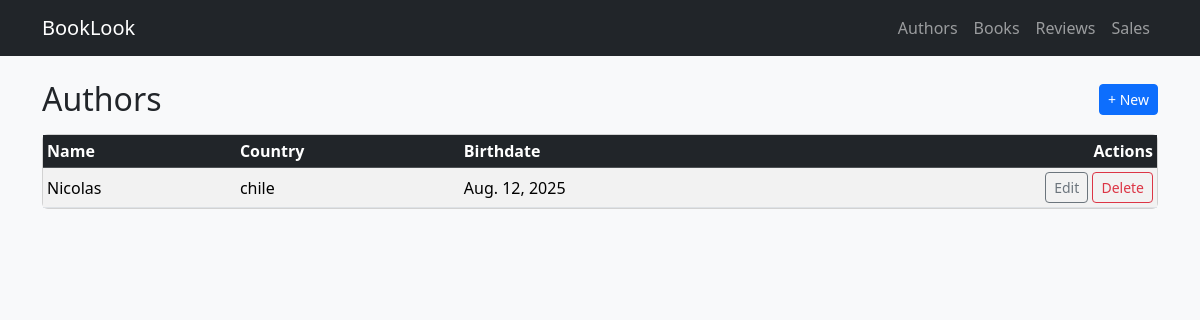
Before: /authors/ with the older database file.
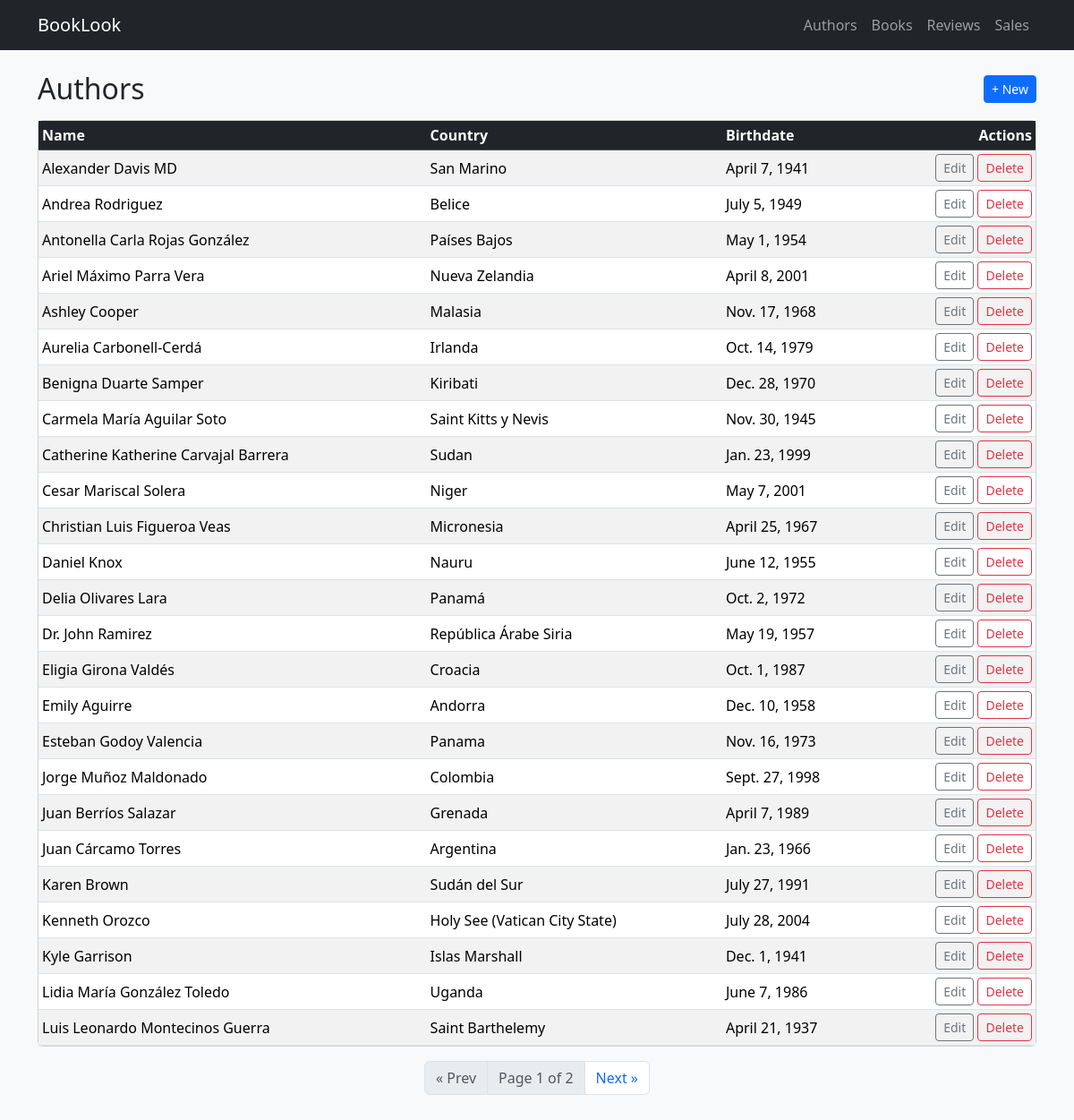
After: the same page with the newer database file.
### app/models.py (models this page shows, shortened)
class Author(models.Model):
    name = models.CharField(max_length=100)
    birthdate = models.DateField()
    country = models.CharField(max_length=100)
    description = models.TextField(blank=True, null=True)

### app/views/authors.py (the view)
# urls.py: path("authors/", v_authors.author_list, name="author_list"),
def author_list(request):
    authors = Author.objects.all().order_by("name")
    page_obj = Paginator(authors, 25).get_page(request.GET.get("page"))
    return render(request, "app/authors/list.html", {"page_obj": page_obj})

### app/templates/app/authors/list.html (shortened to what this page needs)
{% extends "app/base.html" %}
{% block content %}
<div class="d-flex justify-content-between align-items-center mb-3">
  <h2 class="m-0">Authors</h2>
  <a class="btn btn-primary btn-sm" href="{% url 'author_create' %}">+ New</a>
</div>
<div class="card">
  <div class="table-responsive">
    <table class="table table-striped table-hover table-sm align-middle mb-0">
      <thead class="table-dark">
        <tr>
          <th>Name</th>
          <th>Country</th>
          <th>Birthdate</th>
          <th class="text-end">Actions</th>
        </tr>
      </thead>
      <tbody>
        {% for a in page_obj %}
        <tr>
          <td>{{ a.name }}</td>
          <td>{{ a.country }}</td>
          <td>{{ a.birthdate }}</td>
          <td class="text-end">
            <a class="btn btn-outline-secondary btn-sm" href="{% url 'author_update' a.id %}">Edit</a>
            <a class="btn btn-outline-danger btn-sm" href="{% url 'author_delete' a.id %}">Delete</a>
          </td>
        </tr>
        {% empty %}
        <tr>
          <td colspan="4" class="text-center text-muted py-4">No data</td>
        </tr>
        {% endfor %}
      </tbody>
    </table>
  </div>
</div>
<div class="mt-3">
  {% include "app/_pagination_bootstrap.html" %}
</div>
{% endblock %}

### app/templates/app/base.html (shortened to what this page needs)
<!doctype html>
<html>
<head>
  {% load static %}
  <link href="https://cdn.jsdelivr.net/npm/bootstrap@5.3.3/dist/css/bootstrap.min.css" rel="stylesheet">
</head>
<body class="bg-light">
<nav class="navbar navbar-expand-lg navbar-dark bg-dark">
  <div class="container">
    <a class="navbar-brand" href="{% url 'home' %}">BookLook</a>
    <div class="navbar-nav">
      <a class="nav-link" href="{% url 'author_list' %}">Authors</a>
      <a class="nav-link" href="{% url 'book_list' %}">Books</a>
      <a class="nav-link" href="{% url 'review_list' %}">Reviews</a>
      <a class="nav-link" href="{% url 'sales_list' %}">Sales</a>
    </div>
  </div>
</nav>
<main class="container py-4">
  {% block content %}{% endblock %}
</main>
</body>
</html>

### app/templates/app/_pagination_bootstrap.html
{% if page_obj.has_other_pages %}
<nav aria-label="Pagination">
  <ul class="pagination justify-content-center">
    {% if page_obj.has_previous %}
      <li class="page-item">
        <a class="page-link" href="?page={{ page_obj.previous_page_number }}">« Prev</a>
      </li>
    {% else %}
      <li class="page-item disabled"><span class="page-link">« Prev</span></li>
    {% endif %}
    <li class="page-item disabled">
      <span class="page-link">Page {{ page_obj.number }} of {{ page_obj.paginator.num_pages }}</span>
    </li>
    {% if page_obj.has_next %}
      <li class="page-item">
        <a class="page-link" href="?page={{ page_obj.next_page_number }}">Next »</a>
      </li>
    {% else %}
      <li class="page-item disabled"><span class="page-link">Next »</span></li>
    {% endif %}
  </ul>
</nav>
{% endif %}

Changed rows visible on the page:
removed Author: name "Nicolas", country "chile", birthdate "Aug. 12, 2025"
added Author: name "Alexander Davis MD", country "San Marino", birthdate "April 7, 1941"
added Author: name "Andrea Rodriguez", country "Belice", birthdate "July 5, 1949"
added Author: name "Antonella Carla Rojas González", country "Países Bajos", birthdate "May 1, 1954"
added Author: name "Ariel Máximo Parra Vera", country "Nueva Zelandia", birthdate "April 8, 2001"
added Author: name "Ashley Cooper", country "Malasia", birthdate "Nov. 17, 1968"
added Author: name "Aurelia Carbonell-Cerdá", country "Irlanda", birthdate "Oct. 14, 1979"
added Author: name "Benigna Duarte Samper", country "Kiribati", birthdate "Dec. 28, 1970"
added Author: name "Carmela María Aguilar Soto", country "Saint Kitts y Nevis", birthdate "Nov. 30, 1945"
added Author: name "Catherine Katherine Carvajal Barrera", country "Sudan", birthdate "Jan. 23, 1999"
added Author: name "Cesar Mariscal Solera", country "Niger", birthdate "May 7, 2001"
added Author: name "Christian Luis Figueroa Veas", country "Micronesia", birthdate "April 25, 1967"
added Author: name "Daniel Knox", country "Nauru", birthdate "June 12, 1955"
added Author: name "Delia Olivares Lara", country "Panamá", birthdate "Oct. 2, 1972"
added Author: name "Dr. John Ramirez", country "República Árabe Siria", birthdate "May 19, 1957"
added Author: name "Eligia Girona Valdés", country "Croacia", birthdate "Oct. 1, 1987"
added Author: name "Emily Aguirre", country "Andorra", birthdate "Dec. 10, 1958"
added Author: name "Esteban Godoy Valencia", country "Panama", birthdate "Nov. 16, 1973"
added Author: name "Jorge Muñoz Maldonado", country "Colombia", birthdate "Sept. 27, 1998"
added Author: name "Juan Berríos Salazar", country "Grenada", birthdate "April 7, 1989"
added Author: name "Juan Cárcamo Torres", country "Argentina", birthdate "Jan. 23, 1966"
added Author: name "Karen Brown", country "Sudán del Sur", birthdate "July 27, 1991"
added Author: name "Kenneth Orozco", country "Holy See (Vatican City State)", birthdate "July 28, 2004"
added Author: name "Kyle Garrison", country "Islas Marshall", birthdate "Dec. 1, 1941"
added Author: name "Lidia María González Toledo", country "Uganda", birthdate "June 7, 1986"
added Author: name "Luis Leonardo Montecinos Guerra", country "Saint Barthelemy", birthdate "April 21, 1937"
Other visible differences:
{{ page_obj.number }}: (not shown) → "1"
{{ page_obj.paginator.num_pages }}: (not shown) → "2"
text now shown: "« Prev Page of Next »"
